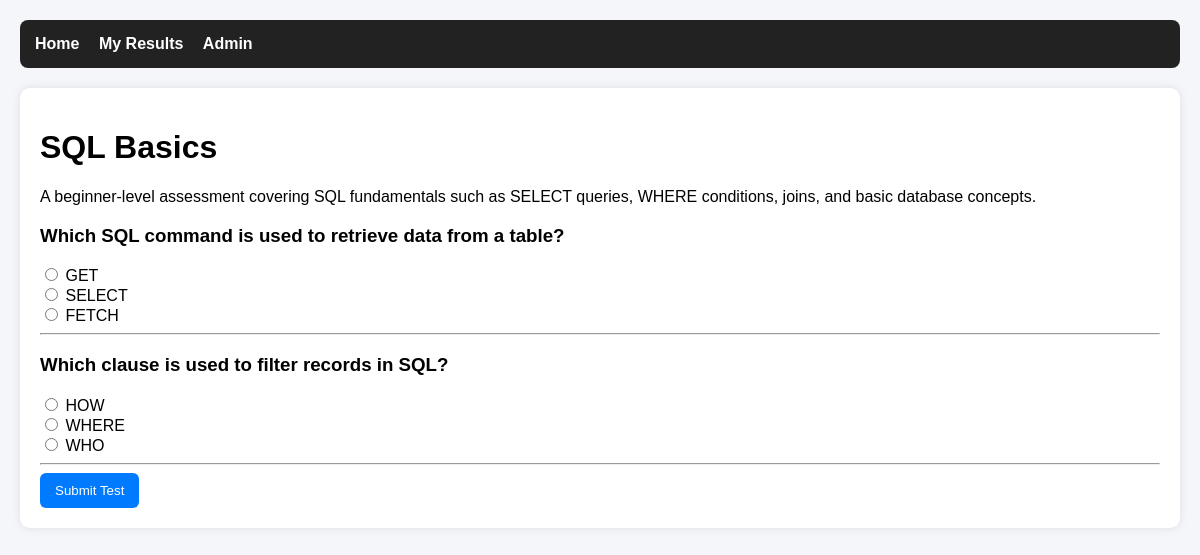
The app's page /test/2/ (signed in) with its own data.
### assessment/models.py (models this page shows, shortened)
class Test(models.Model):
    title = models.CharField(max_length=200)
    description = models.TextField()
    duration = models.IntegerField(help_text="Duration in minutes")
    created_at = models.DateTimeField(auto_now_add=True)

class Question(models.Model):
    test = models.ForeignKey(Test, on_delete=models.CASCADE)
    question_text = models.TextField()
    correct_option = models.CharField(max_length=200)

class Option(models.Model):
    question = models.ForeignKey(Question, on_delete=models.CASCADE)
    option_text = models.CharField(max_length=200)

### assessment/views.py (the view, shortened to what this page needs)
# urls.py: path('test/<int:test_id>/', test_detail),
@login_required
def test_detail(request, test_id):
    test = get_object_or_404(Test, id=test_id)
    questions = Question.objects.filter(test=test)
    return render(request, "test_detail.html", {
        "test": test,
        "questions": questions
    })

### assessment/templates/test_detail.html (shortened to what this page needs)
{% extends "base.html" %}
{% block content %}
<h1>{{ test.title }}</h1>
<p>{{ test.description }}</p>
<form method="POST">
    {% for q in questions %}
        <h3>{{ q.question_text }}</h3>
        {% for opt in q.option_set.all %}
            <label>
                <input type="radio" name="{{ q.id }}" value="{{ opt.option_text }}">
                {{ opt.option_text }}
            </label><br>
        {% endfor %}
        <hr>
    {% endfor %}
    <button type="submit">Submit Test</button>
</form>
{% endblock %}

### assessment/templates/base.html (style rules this page uses)
body { font-family: Arial, sans-serif; margin: 20px; background: #f4f6f9; }
button { padding: 10px 15px; background: #007bff; color: white; border: none; border-radius: 6px; cursor: pointer; }

### records on screen
Test: title "SQL Basics", description "A beginner-level assessment covering SQL fundamentals such as SELECT queries, WHERE conditions, joins, and basic database concepts."
Question: question_text "Which SQL command is used to retrieve data from a table?"
Option: option_text "GET"
Option: option_text "SELECT"
Option: option_text "FETCH"
Question: question_text "Which clause is used to filter records in SQL?"
Option: option_text "HOW"
Option: option_text "WHERE"
Option: option_text "WHO"
